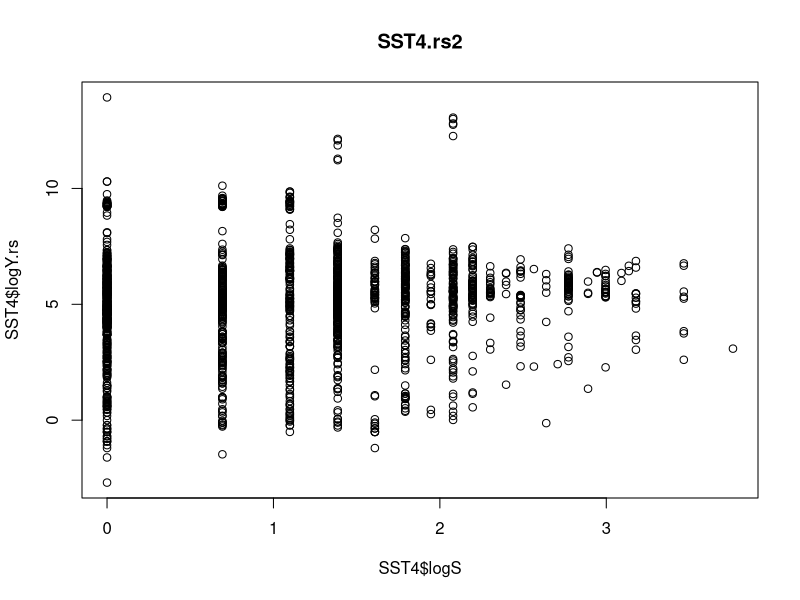

This chart was generated by the following R code: (Note: this script raises an error after producing the figure.)
#######################################################################
### Modeling uncertainty in the biodiversity ecosystem functioning relationship
### O'Connor, Gonzalez, et al
### data formatting in preparation for mixed effects analysis
### Jan 22 2014; Author: Mary O'Connor
#######################################################################

## Analysis of the relationship between SST and S for Cardinale et al BEF database
## Analysis of data without considering Taxon as an intercept predictor

## load data and libraries
library(plyr)
library(ggplot2)
library(reshape2)

### adapting lefcheck's code for data processing:
## I had to clean the metamaster file:
# removing extra levels in FinalT column and HigherT and consolidating to Y or N
# added HigherT values for Bret-Harte and Erskine, Gtim of 10 days to fungi studies
# converted FTG to numerical such that: (C = '3', P = '1', H = '2', D = '4', M = '5', O = '6'))

#Read in meta master
metamaster=read.csv("./BEF_MetaMaster_2011_08_29.csv")

#Subset data
metamaster2=ddply(metamaster,1,.progress="text",function(x) { 
  y=melt(x,id.vars=c(2:4,6:8,10,14,25,27,33:38,40),measure.vars=c(99:126)) 
  y$value=as.numeric(as.character(y$value))
  z=cbind(y[,1:17],richness=as.numeric(gsub("\\D","",y$variable)),value=y$value) 
  z=z[!is.na(z[,7]),] } ) 

#bring in restrt col from mary's file
mo<-read.csv("./input.HMM.stackn0unit23.csv", sep=",",header=T, na.strings="NA", fill=TRUE);
restrt <- ddply(mo, .(Entry, Mno, restrt), summarize, mean(YEmono))
metamaster3 <- merge(restrt, metamaster2, by.x = "Entry", by.y = "Entry", all = TRUE)

SST<-subset(metamaster3, metamaster2$Ygen=='SST', select=1:23, drop=TRUE)

## simplifying Yunits: try to categorize units (e.g., n.density, m.density )
unit.type<-c('normalized mass', 'mass.normalized flux', 'mass.normalized flux', 'mass.normalized flux','mass.normalized flux', 'vol flux','mass flux', 'cover','rate','mass rate', 'normalized mass', 'mass.normalized flux','mass','mass', 'mass.normalized flux', 'vol flux', 'vol flux', 'cover', 'mass.normalized flux', 'mass.normalized flux', 'mass.normalized flux', 'normalized mass', 'normalized mass', 'mass.normalized flux','mass', 'mass.normalized flux','mass.normalized flux', 'normalized mass', 'mass flux', 'rate','rate','rate','mass.vol', 'mass', 'density', 'density', 'density', 'density', 'density','proportional change', 'mass.normalized flux','rate')
Y.units<-c(levels(SST$Yunits))
unit.types<-as.data.frame(cbind(Y.units, unit.type))
step1<-unit.types$unit.type[match(SST$Yunits, unit.types$Y.units)]
SST$unit.types<-as.factor(step1)

unit.type2<-c('biomass', 'flux', 'flux', 'flux','flux', 'flux','flux', 'perc.cover','flux','flux', 'biomass', 'flux','biomass','biomass', 'flux','flux', 'flux', 'biomass', 'flux', 'flux', 'flux', 'biomass', 'biomass', 'flux', 'biomass', 'flux','flux', 'biomass','flux','flux','flux', 'biomass', 'biomass','biomass','density', 'density', 'density', 'density', 'density', 'proportional change', 'flux', 'flux')
unit.types2<-as.data.frame(cbind(Y.units, unit.type2))
step2<-unit.types2$unit.type2[match(SST$Yunits, unit.types2$Y.units)]
SST$unit.types2<-as.factor(step2)

## removing levels or values not relevant for this analysis
SST<-subset(SST, SST$TDBU=='TD', select=1:25, drop=TRUE) # removing 'bottom up' studies
SST1<-SST[-which(SST$Entry=='616'),] # removing douglass et al measurements of predator biomass for grazer diversity manipulations
SST1<-SST1[-which(SST1$Entry=='617'),] # removing douglass et al measurements of predator biomass for grazer diversity manipulations
SST1<-SST1[-which(SST1$Entry=='618'),] # removing douglass et al measurements of predator biomass for grazer diversity manipulations
SST1<-SST1[-which(SST1$Entry=='619'),] # removing douglass et al measurements of predator biomass for grazer diversity manipulations 
SST1<-SST1[-which(SST1$Entry=='250'),] # removing entry for Mikola 1998 because a) I can't understand where it came from when i read the paper, and b) the data from the figures in the paper is present in other entries
SST1<-SST1[-which(SST1$Entry=='246'),] # Mikola 1998, ditto entry 250
SST2<-subset(SST1, SST1$value!='NA', select=1:25, drop=TRUE) 
SST2<-subset(SST2, SST2$value!= '0', select=1:25, drop=TRUE) 
SST2<-subset(SST2, SST2$Slevels>1, select=1:25, drop=TRUE) 
SST2<-subset(SST2, SST2$HigherT!="", select=1:25, drop=TRUE)
SST2<-subset(SST2, SST2$HigherT!=".", select=1:25, drop=TRUE)
# get rid of Tscale vals = 0
SST2<-subset(SST2, SST2$Tscale!="", select=1:25, drop=TRUE) 
SST2<-subset(SST2, SST2$Yunits!='proportional change', select=1:25, drop=TRUE) 
SST2 <- SST2[which(SST2$Yunits!='rate'),]


### need to estimate the duration of each experiment:
maxTime <- ddply(SST2, .(Entry, Tscale), summarise, TFinal = 'Y')
names(maxTime) <- c('Entry', 'MaxTscale', 'Finaltime')
merge(SST2, maxTime, by.x = "Entry", by.y = "Entry", all.x = TRUE, all.y = FALSE) -> merged
dim(merged)
names(merged)
head(merged)
SST2<-merged
SST2$logMaxTime <- log(as.numeric(as.character(SST2$MaxTscale)))

## transform columns
SST2$logY <- log(SST2$value)
SST2$logS <- log(SST2$richness)
SST2$TG1 <- as.factor(SST2$FTG)
SST2$Tscale <- as.numeric(as.character(SST2$Tscale))
SST2$Smax <- as.numeric(as.character(SST2$Smax))
SST2$MaxTscale <- as.numeric(as.character(SST2$MaxTscale))
SST2$Entry <- as.factor((SST2$Entry))
SST2$Study <- as.factor((SST2$Study))
SST2 <- SST2[,-(4)]

## rescaling entries if their values are extremely low or high
try1 <- ddply(SST2, .(Entry, Study, Yunits), summarise, min(value))
try2 <- ddply(SST2, .(Entry), summarise, max(value))
names(try1) <- c('Entry', 'Study','units','minval')
names(try2) <- c('Entry', 'maxval')
merge(try1, try2, by.x = "Entry", by.y = "Entry") -> try3
try3$convert.min <- ifelse(try3$maxval < 1, '1', '0')
try3$convert.max <- ifelse(try3$minval > 22000, '1', '0')
sorted <- try3[(order(try3$minval)),]
try3<-try3[,-(2:3)]
merge(SST2, try3, by.x = "Entry", by.y = "Entry") -> SST4

SST4$values.rs <- as.numeric(as.character(ifelse(SST4$convert.min == 1, SST4$value*1000, SST4$value)))
SST4$values.rs <- as.numeric(as.character(ifelse(SST4$convert.max == 1, SST4$value/1000, SST4$values.rs)))
SST4$logY.rs <- log(SST4$values.rs)
head(SST4)
plot(SST4$logY.rs ~ SST4$logS, main = 'SST4.rs2')

## remove outliers based on previous analysis using visual inspection of plot(modBasic)
dim(SST4)
SST4 <- subset(SST4, SST4$Study!=177, select=1:36, drop=TRUE) 
SST4 <- subset(SST4, SST4$Mno!=796, select=1:36, drop=TRUE) # based on looking at residuals of individual regressions, this one is an extreme outlier (below)
SST4 <- subset(SST4, SST4$Mno!=826, select=1:36, drop=TRUE) # searching for the outlier in plot(modF1)
SST4 <- subset(SST4, SST4$Study!=83, select=1:36, drop=TRUE)

## the units column will be wrong for rescaled values, but in the model we use 'unit.types', and that class should still be fine.
## upon inspection, I can see that some studies (e.g., 8) will have some rescaled values and some not rescaled, which would bring the intercepts together. shouldn't be a problem.


#remove carnivores
SST5 <- subset(SST4, SST4$TG1!="3", select=1:36, drop=TRUE) 

## some exploration
plot(SST4[(SST4$TG1=='3'),]$logY.rs ~ SST4[(SST4$TG1=='3'),]$logS)
